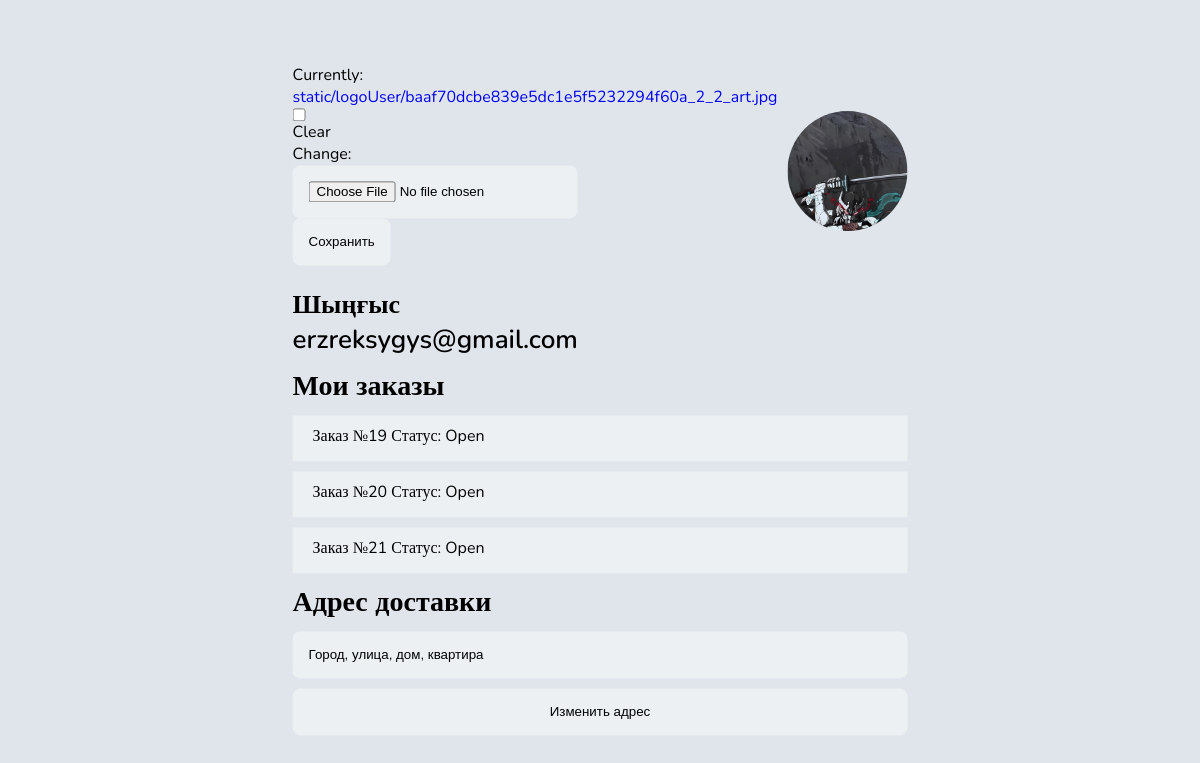
The page /profile (signed in) on the database its author committed.
### BayerMain/models.py (models this page shows)
class imageUser(models.Model):
    user = models.OneToOneField(User, on_delete=models.CASCADE, null=True, related_name='profile_image')
    image = models.ImageField(upload_to='static/logoUser', null=True, blank=True, default='static/img-profile/deanwinchester.jpg')

class Order(models.Model):
    METHOD_CHOICES = (
        ('kaspi', 'Kaspi'),
        ('card', 'Картой при получений'),
        ('cash', 'Наличными при получений'),
    )
    METHOD_OBTAINING_CHOICES = (
        ('delivery', 'Доставка'),
        ('selfcoll', 'Cамовызов'),
    )
    user = models.ForeignKey(User, on_delete=models.CASCADE, related_name='orders')
    cart = models.OneToOneField(Cart, on_delete=models.CASCADE, null=True)
    total_price = models.DecimalField(max_digits=10, decimal_places=2)
    status = models.CharField(max_length=50, default='Open')
    payment_method = models.CharField(max_length=50, choices= METHOD_CHOICES)
    method_obtaining = models.CharField(max_length=50, choices=METHOD_OBTAINING_CHOICES, default='selfcoll')
    location = models.CharField(max_length=50, null=True, default='Неизвестно')
    created_at = models.DateTimeField(auto_now_add=True)

### BayerMain/views.py (the view)
# urls.py: path('profile', views.profile, name='profile'),
def profile(request):
    user = request.user
    img = imageUser.objects.get(user=user)
    Orderuser = Order.objects.filter(user=user)
    user_profile = imageUser.objects.get(user=request.user)
    if request.method == 'POST':
        form = changeLogoForm(request.POST, request.FILES, instance=user_profile)
        if form.is_valid():
            form.save()
            return redirect('profile')
    else:
        form = changeLogoForm(instance=user_profile)
    return render(request, 'profile.html', context={'img': img, 'user': user, 'Orderuser': Orderuser,'form':form})

### BayerMain/forms.py
class changeLogoForm(forms.ModelForm):
    class Meta:
        model = imageUser
        fields = ('image',)
        widgets = {
            'image': forms.ClearableFileInput(attrs={'class': 'form-control form-control-sm', 'id':'formFileLg'}),
        }

### BayerMain/templates/profile.html (shortened to what this page needs)
{% load static %}
<!doctype html>
<html lang="ru">
<head>
    <link rel="stylesheet" href="https://cdn.jsdelivr.net/npm/bootstrap-icons@1.5.0/font/bootstrap-icons.css">
    <link rel="stylesheet" href="{% static 'css/style.css' %}">
    <link rel="stylesheet" href="{% static 'css/project01.css' %}">
    <link rel="stylesheet" href="{% static 'css/project01media.css'%}">
    <link rel="stylesheet" href="{% static 'css/profile.css'%}">
</head>
<body class="profile-body">
<form method="post" enctype="multipart/form-data">
    <div class="mb-3">
    {{ form.image }}
    </div>
    <button type="submit">Сохранить</button>
</form>
    <div class="profile-img"><img src="{{ MEDIA_URL }}{{ img.image.url }}"></div>
    <div class="profile-info">
        <span>{{ user.username }}</span>
        <span>{{ user.email }}</span>
    </div>
    <h3>Мои заказы</h3>
    {% for foo in  Orderuser %}
    <span class="profile-orders">Заказ №{{ foo.id }} Статус: {{ foo.status }}</span>
     {% endfor %}
    <h3>Адрес доставки</h3>
    <input type="text" value="Город, улица, дом, квартира" readonly>
    <button>Изменить адрес</button>
</body>
</html>

### static/css/style.css (style rules this page uses)
:root { --bg-color: #ECF0F3; --block-bg-color: #E0E5EC; --background-dark-green-100: #12372A; --color-dark-green: #12372A; --background-dark-green-75: #436850; --color-dark-green-75: #436850; --background-dark-green-50: #ADBC9F; --color-dark-green-50: #ADBC9F; --background-dark-green-25: #FBFADA; --color-dark-green-25: #FBFADA; --color-white: #fff; --color-light-grey: #e2e2e2; --color-dark-grey: #4e4e4e; --background-dark: #1b1b1b; --background-light-grey: #e2e2e2; --background-light: #fff; }
* { margin: 0; padding: 0; }
a { text-decoration: none; }

### static/css/project01.css (style rules this page uses)
body { font-family: 'Nunito'; background-color: var(--bg-color); }

### static/css/profile.css (style rules this page uses)
.profile-body { display: grid; grid-template-columns: auto auto; position: absolute; top: 50%; left: 50%; transform: translate(-50%, -50%); background: var(--block-bg-color); gap: 10px; }
.profile-body .profile-img { width: 120px; }
.profile-body img { width: 100%; height: 100%; object-fit: cover; clip-path: circle(); }
.profile-info { display: flex; flex-direction: column; justify-content: space-evenly; font-size: 26px; font-weight: 600; }
h3 { font-size: 28px; grid-column: span 2; }
.profile-orders { padding: 10px 20px; background: var(--bg-color); grid-column: span 2; height: 26px; }
.profile-body input { display: flex; align-items: center; padding: 16px; background: var(--bg-color); border-radius: 8px; grid-column: span 2; border: none; }

### rows shown on the page
imageUser: image (picture)
Order: id "19", status "Open"
Order: id "20", status "Open"
Order: id "21", status "Open"

### other values the page prints
{{ user.username }} "Шыңғыс"
{{ user.email }} "erzreksygys@gmail.com"
